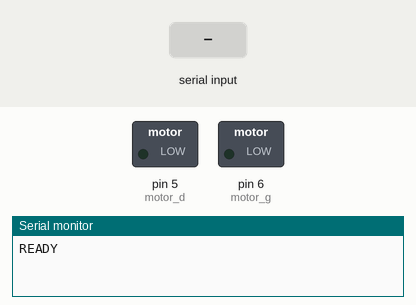
Recording of a sketch running on a simulated Arduino Uno, built with avr-gcc and run on an emulated ATmega328P. On the bench: switched loads named in the sketch (green lamp = pin HIGH), the last lines printed to the serial monitor. The test bench sets the inputs (shaded band).

Above: at 1.2 s.
1.3 s: "90,45\n" received over Serial
At 1.9 s:
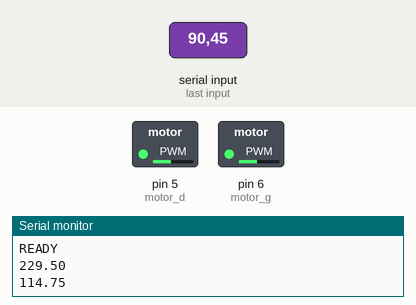
2.8 s: "5\n" received over Serial
At 4.0 s:
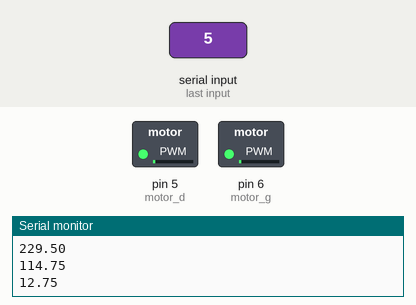
4.3 s: "90\n" received over Serial
At 5.3 s:
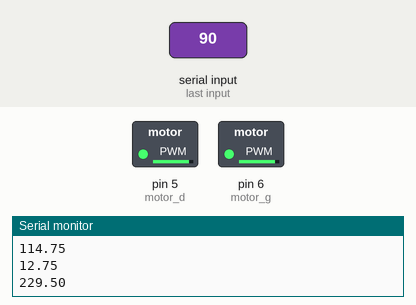
Timing chart, 0 to 7.3 s (numbered marks = the images above; inputs shaded):
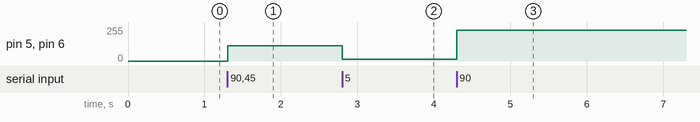

Measured:
- after the input at 1.3 s, pin 5 (motor_d), pin 6 (motor_g): 0/255 → 114/255 at once
- after the input at 2.8 s, pin 5 (motor_d), pin 6 (motor_g): 114/255 → 12/255 at once
- after the input at 4.3 s, pin 5 (motor_d), pin 6 (motor_g): 12/255 → 229/255 at once

The sketch:

echo.ino
```cpp
#include <string.h>
#define MAX_ORDER_LENGTH 50

const int motor_g = 6 ;
const int motor_d = 5 ;

double speed_g = 50 ;
double speed_d = 50 ;

void setup() {
  pinMode(motor_g, OUTPUT);
  pinMode(motor_d, OUTPUT);
  Serial.begin(9600);
  Serial.println("READY");
}

void loop() {

  if(Serial.available() > 0)
  {
    double tmp = Serial.parseInt();

    while(Serial.available()){
      Serial.read();
    }

    if(tmp <= 100 && tmp >= 0){
      speed_g = tmp * 2.55 ;
      speed_d = tmp*2.55;
      Serial.println(speed_g);
    }

    analogWrite(motor_g, speed_g);
    analogWrite(motor_d, speed_d);
  }

}
```
